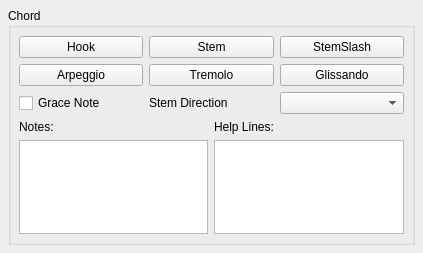
<?xml version="1.0" encoding="UTF-8"?>
<ui version="4.0">
 <class>ChordBase</class>
 <widget class="QWidget" name="ChordBase">
  <property name="geometry">
   <rect>
    <x>0</x>
    <y>0</y>
    <width>423</width>
    <height>253</height>
   </rect>
  </property>
  <property name="windowTitle">
   <string>Form</string>
  </property>
  <layout class="QVBoxLayout">
   <property name="spacing">
    <number>6</number>
   </property>
   <property name="margin">
    <number>8</number>
   </property>
   <item>
    <widget class="QGroupBox" name="groupBox">
     <property name="title">
      <string notr="true" comment="do not translate">Chord</string>
     </property>
     <property name="flat">
      <bool>true</bool>
     </property>
     <layout class="QVBoxLayout">
      <property name="spacing">
       <number>6</number>
      </property>
      <property name="margin">
       <number>8</number>
      </property>
      <item>
       <layout class="QGridLayout" name="gridLayout" rowminimumheight="0,0">
        <property name="topMargin">
         <number>0</number>
        </property>
        <property name="bottomMargin">
         <number>0</number>
        </property>
        <item row="0" column="0">
         <widget class="QPushButton" name="hookButton">
          <property name="toolTip">
           <string notr="true"/>
          </property>
          <property name="text">
           <string notr="true" comment="do not translate">Hook</string>
          </property>
         </widget>
        </item>
        <item row="0" column="1">
         <widget class="QPushButton" name="stemButton">
          <property name="toolTip">
           <string notr="true"/>
          </property>
          <property name="text">
           <string notr="true" comment="do not translate">Stem</string>
          </property>
         </widget>
        </item>
        <item row="0" column="2">
         <widget class="QPushButton" name="stemSlashButton">
          <property name="text">
           <string notr="true" extracomment="do not translate">StemSlash</string>
          </property>
         </widget>
        </item>
        <item row="1" column="0">
         <widget class="QPushButton" name="arpeggioButton">
          <property name="text">
           <string>Arpeggio</string>
          </property>
         </widget>
        </item>
        <item row="1" column="1">
         <widget class="QPushButton" name="tremoloButton">
          <property name="text">
           <string>Tremolo</string>
          </property>
         </widget>
        </item>
        <item row="1" column="2">
         <widget class="QPushButton" name="glissandoButton">
          <property name="text">
           <string>Glissando</string>
          </property>
         </widget>
        </item>
       </layout>
      </item>
      <item>
       <layout class="QHBoxLayout">
        <property name="spacing">
         <number>6</number>
        </property>
        <property name="margin">
         <number>0</number>
        </property>
        <item>
         <widget class="QCheckBox" name="graceNote">
          <property name="text">
           <string notr="true" comment="do not translate">Grace Note</string>
          </property>
         </widget>
        </item>
        <item>
         <widget class="QLabel" name="label">
          <property name="text">
           <string notr="true" comment="do not translate">Stem Direction</string>
          </property>
         </widget>
        </item>
        <item>
         <widget class="QComboBox" name="stemDirection"/>
        </item>
       </layout>
      </item>
      <item>
       <layout class="QGridLayout">
        <property name="margin">
         <number>0</number>
        </property>
        <property name="spacing">
         <number>6</number>
        </property>
        <item row="1" column="1">
         <widget class="QListWidget" name="helplineList"/>
        </item>
        <item row="1" column="0">
         <widget class="QListWidget" name="notes"/>
        </item>
        <item row="0" column="0">
         <widget class="QLabel" name="label_2">
          <property name="text">
           <string notr="true" comment="do not translate">Notes:</string>
          </property>
         </widget>
        </item>
        <item row="0" column="1">
         <widget class="QLabel" name="label_3">
          <property name="text">
           <string notr="true" comment="do not translate">Help Lines:</string>
          </property>
         </widget>
        </item>
       </layout>
      </item>
     </layout>
    </widget>
   </item>
  </layout>
 </widget>
 <resources/>
 <connections/>
</ui>
